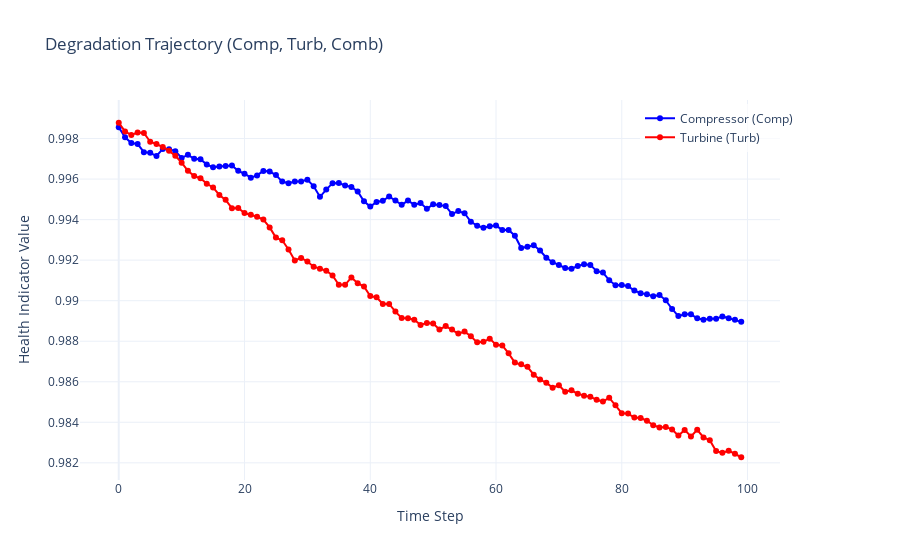
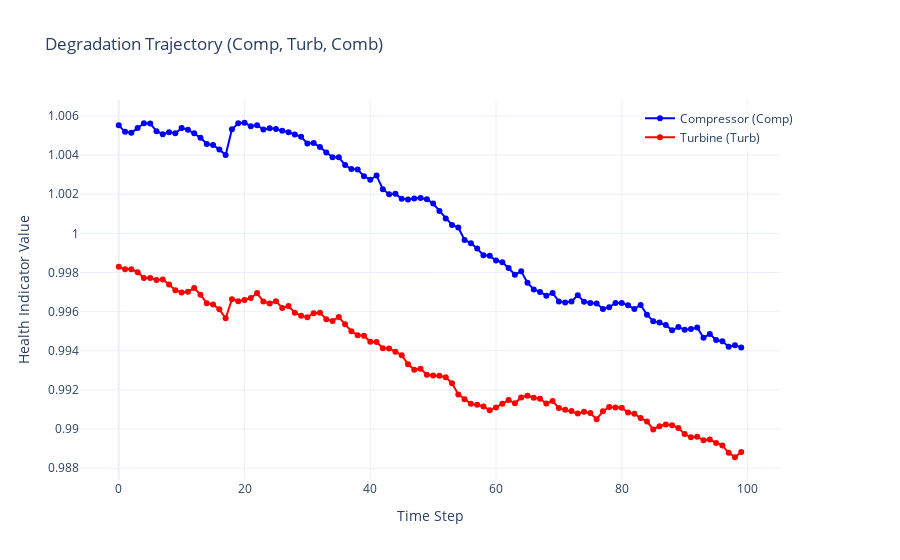
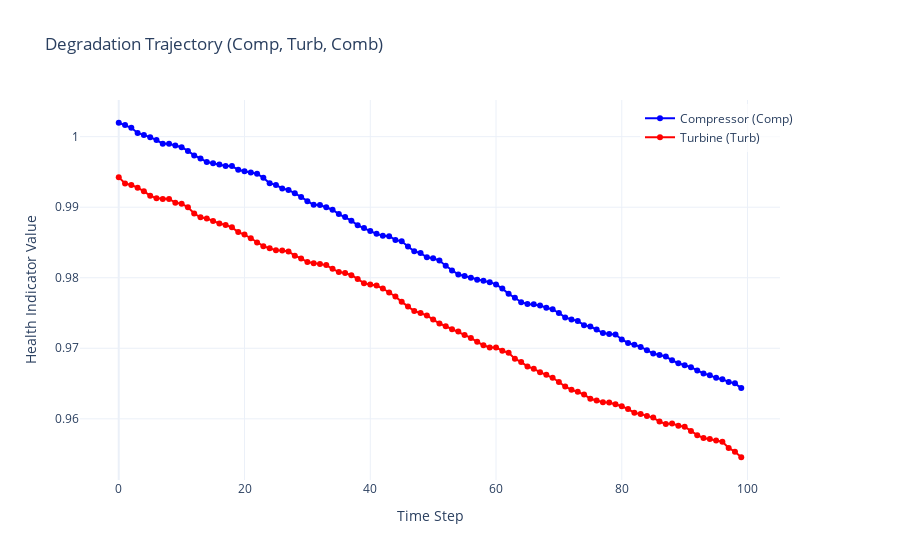

The cell these charts' notebook holds for them, in order:
### Code cell
plot_trajectory(traj_arr[:,:2])
plot_trajectory(traj_waterwash_arr[:,:2])
plot_trajectory(traj_fast_arr[:,:2])
